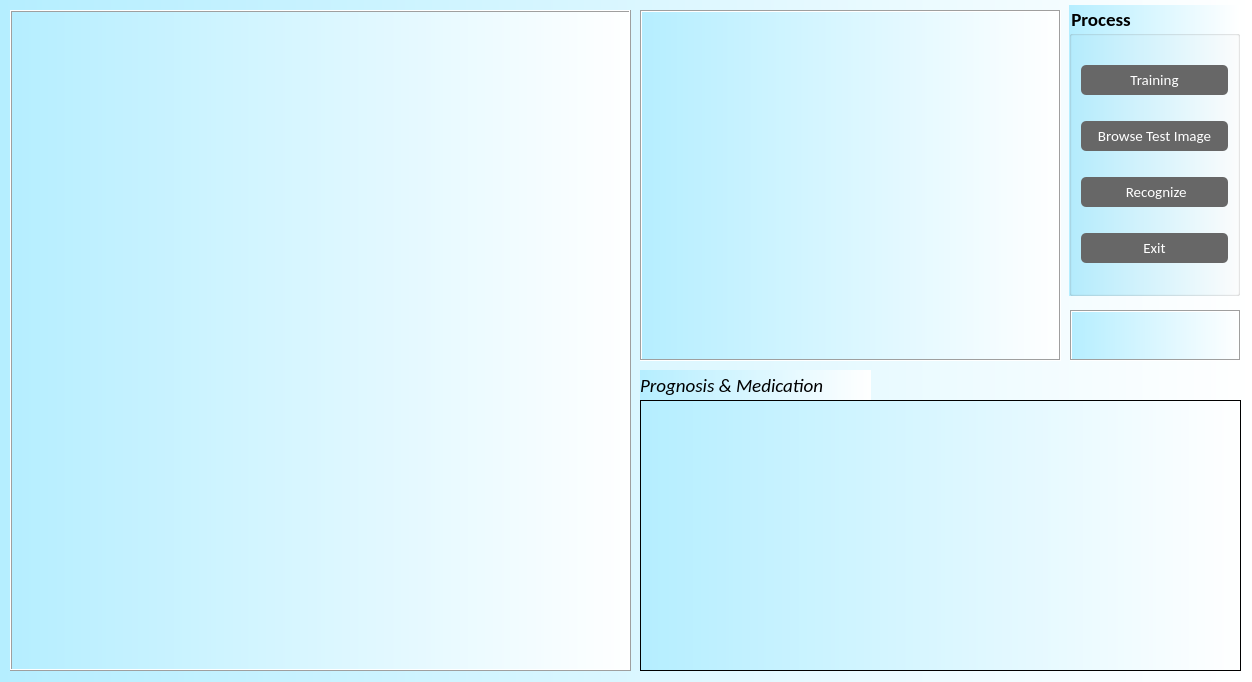
<?xml version="1.0" encoding="UTF-8"?>
<ui version="4.0">
 <class>Dialog</class>
 <widget class="QDialog" name="Dialog">
  <property name="geometry">
   <rect>
    <x>0</x>
    <y>0</y>
    <width>1252</width>
    <height>682</height>
   </rect>
  </property>
  <property name="windowTitle">
   <string>Diabetic Retinopathy Detection using machine Learning</string>
  </property>
  <property name="styleSheet">
   <string notr="true">background-color:qlineargradient(spread:pad, x1:0, y1:0, x2:1, y2:0, stop:0 rgba(181, 238, 255, 255), stop:1 rgba(255, 255, 255, 255))</string>
  </property>
  <widget class="QLabel" name="imgLabel">
   <property name="geometry">
    <rect>
     <x>10</x>
     <y>10</y>
     <width>621</width>
     <height>661</height>
    </rect>
   </property>
   <property name="frameShape">
    <enum>QFrame::Box</enum>
   </property>
   <property name="frameShadow">
    <enum>QFrame::Raised</enum>
   </property>
   <property name="text">
    <string/>
   </property>
  </widget>
  <widget class="QGroupBox" name="groupBox">
   <property name="geometry">
    <rect>
     <x>1069</x>
     <y>5</y>
     <width>171</width>
     <height>291</height>
    </rect>
   </property>
   <property name="font">
    <font>
     <family>Calibri</family>
     <pointsize>14</pointsize>
     <weight>75</weight>
     <bold>true</bold>
    </font>
   </property>
   <property name="title">
    <string>Process</string>
   </property>
   <layout class="QVBoxLayout" name="verticalLayout">
    <item>
     <widget class="QPushButton" name="TrainButton">
      <property name="font">
       <font>
        <family>Calibri</family>
        <pointsize>11</pointsize>
       </font>
      </property>
      <property name="styleSheet">
       <string notr="true">background-color: rgb(103, 103, 103);
color: rgb(255, 255, 255);
border-radius:5px;
padding:5px;</string>
      </property>
      <property name="text">
       <string>Training</string>
      </property>
     </widget>
    </item>
    <item>
     <widget class="QPushButton" name="BrowseButton">
      <property name="font">
       <font>
        <family>Calibri</family>
        <pointsize>11</pointsize>
       </font>
      </property>
      <property name="cursor">
       <cursorShape>ArrowCursor</cursorShape>
      </property>
      <property name="styleSheet">
       <string notr="true">background-color: rgb(103, 103, 103);
color: rgb(255, 255, 255);
border-radius:5px;
padding:5px;</string>
      </property>
      <property name="text">
       <string>Browse Test Image</string>
      </property>
     </widget>
    </item>
    <item>
     <widget class="QPushButton" name="DetectRecogniseButton">
      <property name="font">
       <font>
        <family>Calibri</family>
        <pointsize>11</pointsize>
       </font>
      </property>
      <property name="styleSheet">
       <string notr="true">background-color: rgb(103, 103, 103);
color: rgb(255, 255, 255);
border-radius:5px;
padding:5px;</string>
      </property>
      <property name="text">
       <string> Recognize</string>
      </property>
     </widget>
    </item>
    <item>
     <widget class="QPushButton" name="ExitButton">
      <property name="font">
       <font>
        <family>Calibri</family>
        <pointsize>11</pointsize>
       </font>
      </property>
      <property name="styleSheet">
       <string notr="true">background-color: rgb(103, 103, 103);
color: rgb(255, 255, 255);
border-radius:5px;
padding:5px;</string>
      </property>
      <property name="text">
       <string>Exit</string>
      </property>
     </widget>
    </item>
   </layout>
  </widget>
  <widget class="QLabel" name="label">
   <property name="geometry">
    <rect>
     <x>1070</x>
     <y>310</y>
     <width>171</width>
     <height>51</height>
    </rect>
   </property>
   <property name="font">
    <font>
     <family>Calibri</family>
     <pointsize>14</pointsize>
     <weight>75</weight>
     <italic>true</italic>
     <bold>true</bold>
    </font>
   </property>
   <property name="frameShape">
    <enum>QFrame::Box</enum>
   </property>
   <property name="frameShadow">
    <enum>QFrame::Sunken</enum>
   </property>
   <property name="text">
    <string/>
   </property>
   <property name="alignment">
    <set>Qt::AlignCenter</set>
   </property>
  </widget>
  <widget class="QLabel" name="label_2">
   <property name="geometry">
    <rect>
     <x>640</x>
     <y>370</y>
     <width>231</width>
     <height>31</height>
    </rect>
   </property>
   <property name="font">
    <font>
     <family>Calibri</family>
     <pointsize>14</pointsize>
     <italic>true</italic>
    </font>
   </property>
   <property name="text">
    <string>Prognosis &amp; Medication</string>
   </property>
  </widget>
  <widget class="QLabel" name="barimgLabel">
   <property name="geometry">
    <rect>
     <x>640</x>
     <y>10</y>
     <width>421</width>
     <height>351</height>
    </rect>
   </property>
   <property name="frameShape">
    <enum>QFrame::Box</enum>
   </property>
   <property name="frameShadow">
    <enum>QFrame::Sunken</enum>
   </property>
   <property name="text">
    <string/>
   </property>
  </widget>
  <widget class="QPlainTextEdit" name="plainTextEdit">
   <property name="geometry">
    <rect>
     <x>640</x>
     <y>400</y>
     <width>601</width>
     <height>271</height>
    </rect>
   </property>
   <property name="font">
    <font>
     <family>Calibri</family>
     <pointsize>12</pointsize>
    </font>
   </property>
  </widget>
 </widget>
 <resources/>
 <connections/>
</ui>
